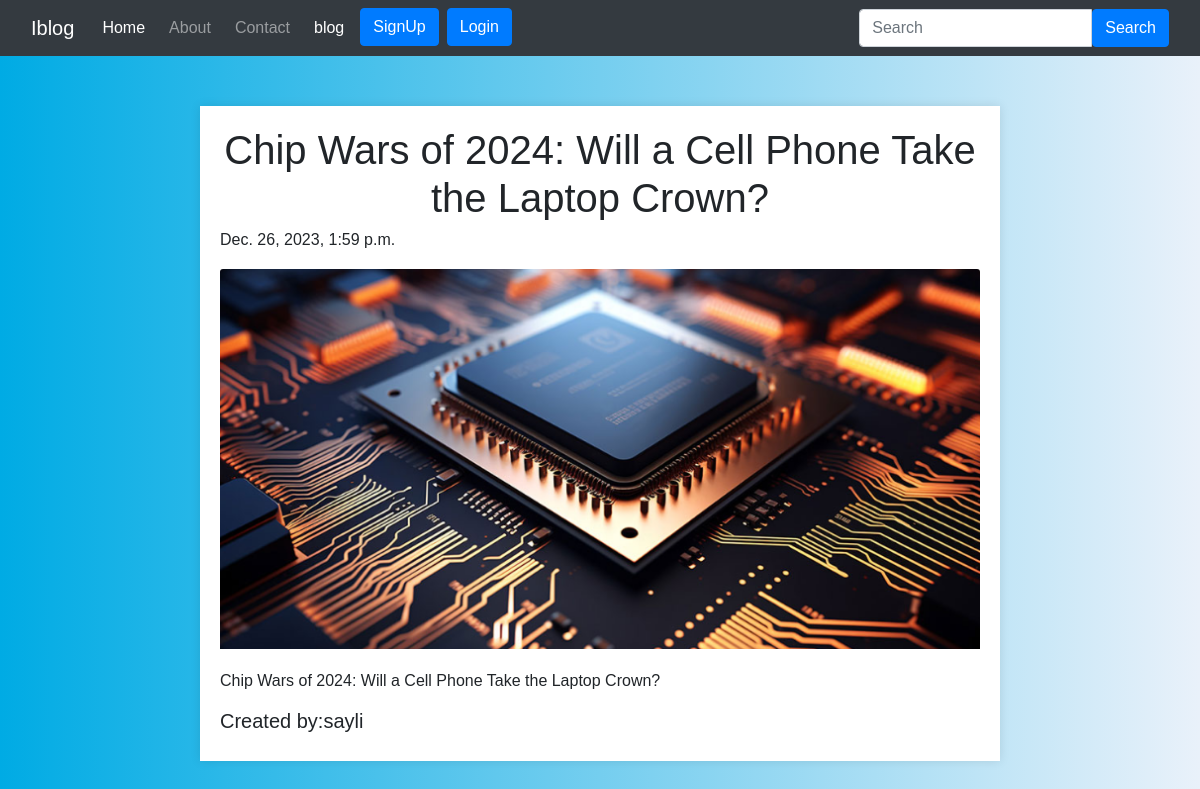
/blog/first-post, run on the app's committed database.
### home/models.py (models this page shows, shortened)
class Image(models.Model):
    title=models.CharField(max_length=1000)
    photo=models.ImageField(upload_to="myimage")
    text=RichTextField(blank=True,null=True)
    date=models.DateTimeField(auto_now_add=True)
    name=models.CharField(max_length=200)
    slug=models.CharField(max_length=200)

### blog/views.py (the view)
# urls.py: path('/<str:slug>',views.blogPost,name='blogPost'),
def blogPost(request,slug):
    post=Image.objects.filter(slug=slug).first()
    return render(request,'blogPost.html',{'post':post})

### templates/blogPost.html (shortened to what this page needs)
{% extends 'base.html' %}
{% block body %}
<body>
<div class="container">
    <h1>{{ post.title }}</h1>
    <h6>{{ post.date }}</h6>
    <img src="{{ post.photo.url }}" alt="{{ text }}" class="card-img-top" width="500" height="200">
    <p>{{ post.text |safe }}</p>
    <h5>Created by:{{ post.name }}</h5>
</div>
<body>
{% endblock body %}

### templates/blogPost.html (style rules this page uses)
body { font-family: Arial, sans-serif; background: linear-gradient(to right, #00ABE4, #E9F1FA); margin: 0; padding: 0; }
.container { max-width: 800px; margin: 50px auto; padding: 20px; background-color: #fff; box-shadow: 0 0 10px rgba(0, 0, 0, 0.1); }
h1, h2 { text-align: center; }
img { display: block; margin: 20px auto; max-width: 100%; height: auto; }

### data on the page
Image: title "Chip Wars of 2024: Will a Cell Phone Take the Laptop Crown?", date "Dec. 26, 2023, 1:59 p.m.", photo (picture), text "Chip Wars of 2024: Will a Cell Phone Take the Laptop Crown?", name "sayli"
